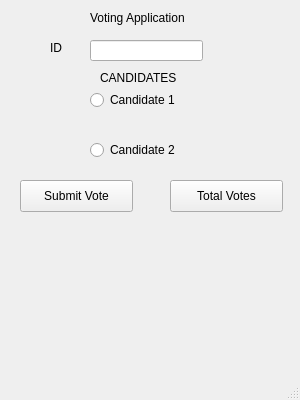
<?xml version="1.0" encoding="UTF-8"?>
<ui version="4.0">
 <class>MainWindow</class>
 <widget class="QMainWindow" name="MainWindow">
  <property name="geometry">
   <rect>
    <x>0</x>
    <y>0</y>
    <width>300</width>
    <height>400</height>
   </rect>
  </property>
  <property name="minimumSize">
   <size>
    <width>300</width>
    <height>400</height>
   </size>
  </property>
  <property name="maximumSize">
   <size>
    <width>300</width>
    <height>400</height>
   </size>
  </property>
  <property name="windowTitle">
   <string>Voting Application</string>
  </property>
  <widget class="QWidget" name="centralwidget">
   <widget class="QLabel" name="ID">
    <property name="geometry">
     <rect>
      <x>50</x>
      <y>40</y>
      <width>21</width>
      <height>16</height>
     </rect>
    </property>
    <property name="text">
     <string>ID</string>
    </property>
   </widget>
   <widget class="QLineEdit" name="ID_number">
    <property name="geometry">
     <rect>
      <x>90</x>
      <y>40</y>
      <width>113</width>
      <height>21</height>
     </rect>
    </property>
    <property name="text">
     <string/>
    </property>
   </widget>
   <widget class="QLabel" name="Title_candidates">
    <property name="geometry">
     <rect>
      <x>100</x>
      <y>70</y>
      <width>91</width>
      <height>16</height>
     </rect>
    </property>
    <property name="text">
     <string>CANDIDATES</string>
    </property>
   </widget>
   <widget class="QRadioButton" name="Candidate_1">
    <property name="geometry">
     <rect>
      <x>90</x>
      <y>90</y>
      <width>100</width>
      <height>20</height>
     </rect>
    </property>
    <property name="text">
     <string>Candidate 1</string>
    </property>
   </widget>
   <widget class="QRadioButton" name="Candidate_2">
    <property name="geometry">
     <rect>
      <x>90</x>
      <y>140</y>
      <width>100</width>
      <height>20</height>
     </rect>
    </property>
    <property name="text">
     <string>Candidate 2</string>
    </property>
   </widget>
   <widget class="QPushButton" name="Submit_button">
    <property name="geometry">
     <rect>
      <x>20</x>
      <y>180</y>
      <width>113</width>
      <height>32</height>
     </rect>
    </property>
    <property name="text">
     <string>Submit Vote</string>
    </property>
   </widget>
   <widget class="QPushButton" name="Votes_button">
    <property name="geometry">
     <rect>
      <x>170</x>
      <y>180</y>
      <width>113</width>
      <height>32</height>
     </rect>
    </property>
    <property name="text">
     <string>Total Votes</string>
    </property>
   </widget>
   <widget class="QLabel" name="Votes_message">
    <property name="geometry">
     <rect>
      <x>60</x>
      <y>220</y>
      <width>181</width>
      <height>71</height>
     </rect>
    </property>
    <property name="text">
     <string/>
    </property>
    <property name="alignment">
     <set>Qt::AlignCenter</set>
    </property>
   </widget>
   <widget class="QLabel" name="Error_message">
    <property name="geometry">
     <rect>
      <x>60</x>
      <y>300</y>
      <width>181</width>
      <height>20</height>
     </rect>
    </property>
    <property name="styleSheet">
     <string notr="true">color: rgb(252, 1, 7);</string>
    </property>
    <property name="text">
     <string/>
    </property>
    <property name="alignment">
     <set>Qt::AlignCenter</set>
    </property>
   </widget>
   <widget class="QLabel" name="label">
    <property name="geometry">
     <rect>
      <x>90</x>
      <y>10</y>
      <width>111</width>
      <height>16</height>
     </rect>
    </property>
    <property name="text">
     <string>Voting Application</string>
    </property>
   </widget>
  </widget>
  <widget class="QMenuBar" name="menubar">
   <property name="geometry">
    <rect>
     <x>0</x>
     <y>0</y>
     <width>300</width>
     <height>33</height>
    </rect>
   </property>
  </widget>
  <widget class="QStatusBar" name="statusbar"/>
 </widget>
 <resources/>
 <connections/>
</ui>
